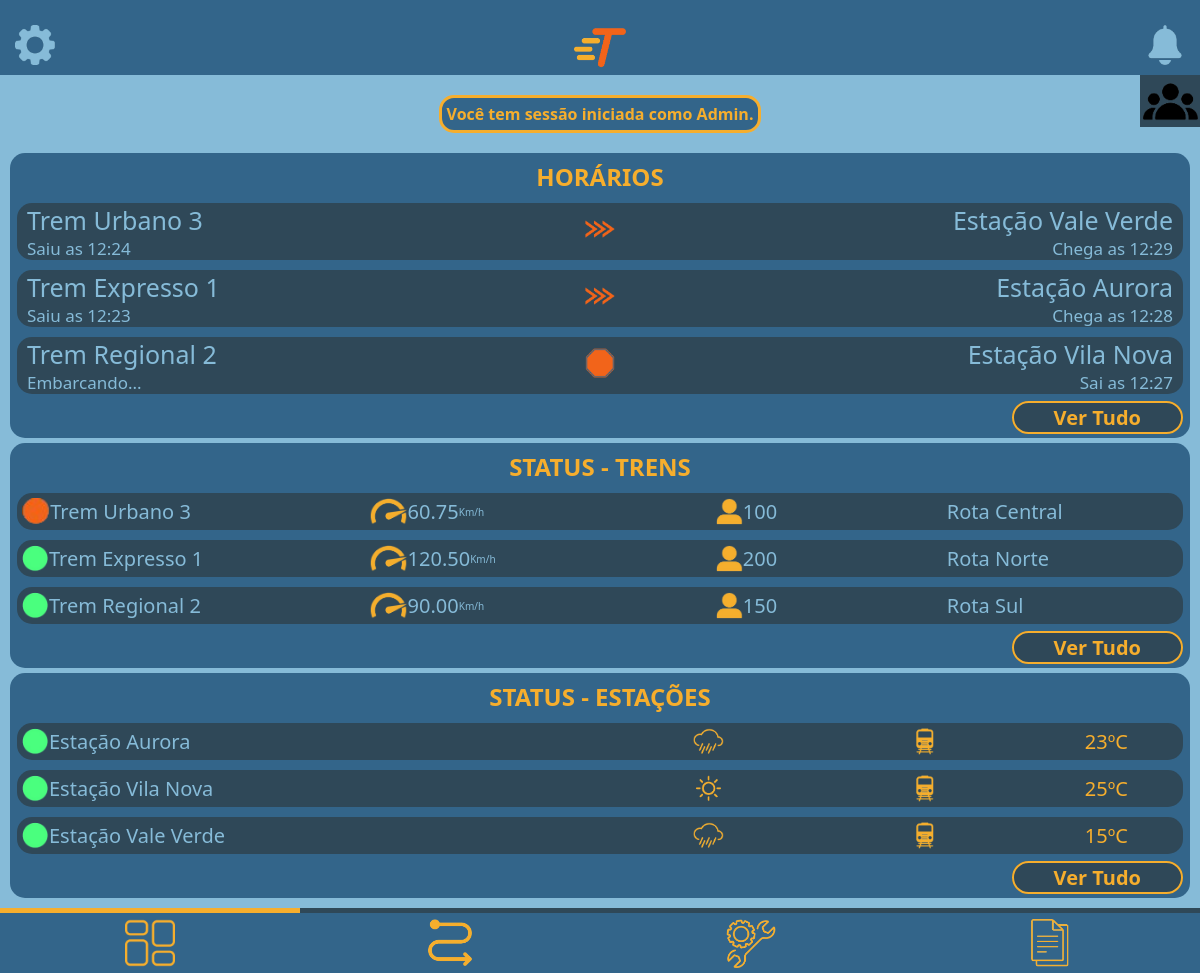
Screenshot of /private/user/dashboard/dashboard.php (signed in) with the database file from the repository.
### tables this page shows
CREATE TABLE usuarios(
	id INT AUTO_INCREMENT NOT NULL PRIMARY KEY,
    cargo ENUM('Administrador', 'Mecânico', 'Faxineiro', 'Supervisor', 'Operário', 'Piloto') NOT NULL,
    salario DECIMAL(10, 2) NOT NULL,
    genero ENUM('Feminino', 'Masculino', 'Prefiro não dizer', 'Outro') NOT NULL,
    dataNascimento DATE NOT NULL,
    senha VARCHAR(255) NOT NULL,
    email VARCHAR(255) NOT NULL,
    nome VARCHAR(120) NOT NULL,
    cpf VARCHAR(11) UNIQUE NOT NULL,
    tipo ENUM('admin', 'funcionario') NOT NULL,
    temTFA boolean,
    cep VARCHAR(8) NOT NULL,
    rua VARCHAR(255),
    cidade VARCHAR(255),
    estado VARCHAR(255),
    numero INT,
    imagemPerfil VARCHAR(120) NULL
);

CREATE TABLE estacoes(
	id INT AUTO_INCREMENT NOT NULL PRIMARY KEY,
    nomeEstacao ENUM('Estação Aurora', 'Estação Vila Nova', 'Estação Vale Verde', 'Estação São Pedro') NOT NULL,
    temperatura DECIMAL NOT NULL,
    estaChovendo BOOLEAN NOT NULL
);

### private/user/dashboard/dashboard.php (the view, shortened to what this page needs)
<?php
include '../../conexao/conexao.php';
$id = $_SESSION['user_id'];
$sqlUsers = "SELECT nome FROM usuarios WHERE id=$id LIMIT 3";
$resultUsers = $conn->query($sqlUsers);
$user = $resultUsers->fetch_assoc();
$sqlTrens = 'SELECT trens.nome AS nomeTrem, rotas.nome AS nomeRota, ativo, quantidadePassageiros, velocidade, idRota, horaSaida, parado, idEstacao FROM trens INNER JOIN rotas ON rotas.id = idRota LIMIT 3';
$resultTrens = $conn->query($sqlTrens);
$resultTrens2 = $conn->query($sqlTrens);
$sqlEstacoes = 'SELECT id, nomeEstacao, temperatura, estaChovendo FROM estacoes LIMIT 3';
$resultEstacoes = $conn->query($sqlEstacoes);
?>
<!DOCTYPE html>
<html lang="pt-BR">
<head>
    <link rel="stylesheet" href="../../../style/style.css">
</head>
<body>
    <header class="headerPrincipal">
    <a href="../../../private/<?php if($_SESSION['tipo'] == 'admin'){echo 'admin/config/configAdmin.php';} else {echo 'user/config/configFuncionario.php';}?>"><img src="../../../assets/icons/header/engrenagemIcone.png" alt="Configurações"></a>
    <img src="../../../assets/logos/logoPequena.png" alt="Logo">
    <a href="../alertas.php"><img src="../../../assets/icons/header/sinoIcone.png" alt="Notificações"></a>
</header>
    <a href="usuarios.php"><div class='quadradoUsuarios'>
        <img id="iconeUsuarios" src="../../../assets/icons/dashboard/botaoVisualizarUsuarios.png" alt="Botão para visualizar usuários">
    </div>
    </a>
     <h4 class="flexCentro" style="background-color: #33658a; width:fit-content; text-align:center; margin:20px auto; padding: 5px; border: solid 3px #f6ae2d; border-radius: 15px; color:#f6ae2d;">Você tem sessão iniciada como <?=$user['nome']?>.</h4>
     <section class="secaoInfo">
        <h2>HORÁRIOS</h2>
        <?php
            while ($row = $resultTrens2->fetch_assoc()) {
                $idEstacao = $row['idEstacao'];
                $queryEstacao = "SELECT nomeEstacao FROM estacoes WHERE id = $idEstacao";
                $est = ($conn->query($queryEstacao))->fetch_assoc();
                $horaSaida = substr($row['horaSaida'], 0, -3);
                $timestamp = strtotime(date($row['horaSaida']));
                $novo_timestamp = strtotime('+5 minutes', $timestamp);
                $chegadaEstimada = date('H:i', $novo_timestamp);
                echo "<div class='dadoInfo dashboard'>
                <div class='dadoInfoLeft'>
                    <p class='textoPrincipalDado'>{$row['nomeTrem']}</p>";
                    if($row['parado']){
                        echo "<p class='textoSecundarioDado'>Embarcando...</p>";
                    }else{
                        echo "<p class='textoSecundarioDado'>Saiu as {$horaSaida}</p>";
                    }
                    echo "
                </div>
                <div class='dadoInfoCenter'>";
                    if($row['parado']){
                        echo "<img src='../../../assets/icons/dashboard/paradoIcone.png' alt='iconeParado'>";
                    }else{
                        echo "<img src='../../../assets/icons/dashboard/trafegandoIcone.png' alt='iconeTrafegando'>";
                    }
                    echo "
                </div>
                <div class='dadoInfoRight'>
                    <p class='textoPrincipalDado'>{$est['nomeEstacao']}</p>";
                    if($row['parado']){
                        echo "<p class='textoSecundarioDado'>Sai as {$horaSaida}</p>";
                    }else{
                        echo "<p class='textoSecundarioDado'>Chega as $chegadaEstimada</p>";
                    }
                    echo "
                </div>
            </div>";
            }
            ?>
        <div class="textoDireita">
            <a href="horarios.php" class="botaoAmarelo">Ver Tudo</a>
        </div>
    </section>
    <section class="secaoInfo">
        <h2>STATUS - TRENS</h2>
        <?php
            while ($row = $resultTrens->fetch_assoc()) {
                echo "<div class='dadoStatusTrens'>
                <div class='tremStatus1'>";
                if($row['ativo']){
                    echo "<img src='../../../assets/icons/dashboard/circuloVerdeIcone.png' alt='simboloStatusVerde'>";
                }else{
                    echo "<img src='../../../assets/icons/dashboard/circuloLaranjaIcone.png' alt='simboloStatusVermelho'>";
                }
                echo "
                <p>{$row['nomeTrem']}</p>
                </div>
                <div class='tremStatus2'>
                    <img src='../../../assets/icons/dashboard/velocidadeIcone.png' alt='simboloVelocidade'>
                    <p>{$row['velocidade']}</p>
                    <p class='textSize-10'>Km/h</p>
                </div>
                <div class='tremStatus3'>
                    <img src='../../../assets/icons/dashboard/pessoaIcone.png' alt='simboloPessoa'>
                    <p>{$row['quantidadePassageiros']}</p>
                </div>
                <div class='tremStatus4'>
                    <p>{$row['nomeRota']}</p>
                </div>
            </div>";
            }
            ?>
        <div class="textoDireita">
            <a href="statusTrens.php" class="botaoAmarelo">Ver Tudo</a>
        </div>
    </section>
    <section  class="secaoInfo">
        <h2>STATUS - ESTAÇÕES</h2>
        <?php
            while ($row = $resultEstacoes->fetch_assoc()) {
                $id = $row['id'];
                $queryTrem = "SELECT idEstacao FROM trens WHERE idEstacao = $id";
                $existeTrem = ($conn->query($queryTrem))->fetch_assoc();
                echo "
                <div class='dadoStatusEstacoes'>
                <div>
                    <img src='../../../assets/icons/dashboard/circuloVerdeIcone.png' alt='simboloStatusVerde'>
                    <p>{$row['nomeEstacao']}</p>
                </div>
                <div>";
                if($row['estaChovendo']){
                    echo "<div class='iconeETempStatusEstacoes'><img src='../../../assets/icons/dashboard/chuvaIcone.png' alt='Ícone de chuva'></div>";
                }else{
                    echo "<div class='iconeETempStatusEstacoes'><img src='../../../assets/icons/dashboard/solIcone.png' alt='Ícone de sol'></div>";
                }
                if($existeTrem){
                    echo "<div class='iconeETempStatusEstacoes'><img src='../../../assets/icons/dashboard/comTremIcone.png' alt='Ícone de trem'></div>";
                }else{
                    echo "<div class='iconeETempStatusEstacoes'><img src='../../../assets/icons/dashboard/semTremIcone.png' alt='Ícone de sem trem'></div>";
                }
                    echo "
                    <p class='iconeETempStatusEstacoes'>{$row['temperatura']}ºC</p>
                </div>
            </div>
                ";
            }
            ?>
        <div class="textoDireita">
            <a href="statusEstacoes.php" class="botaoAmarelo">Ver Tudo</a>
        </div>
    </section>
    <div class="espacoFooterPrincipal"></div>
    <footer class="footerPrincipal">
        <div class="barraLinhaSelecao">
            <div class="linhaAmarela linhaPos1"></div>
        </div>
        <div class="navbar">
            <a href="dashboard.php"><img src="../../../assets/icons/footer/dashboardIcone.png" alt="Dashboard"></a>
            <a href="../gerenciadorDeRotas/gerenciarRotas.php"><img src="../../../assets/icons/footer/rotasIcone.png" alt="Rotas"></a>
            <a href="../manutencao/manutencao.php"><img src="../../../assets/icons/footer/manutencaoIcone.png" alt="Manutenção"></a>
            <a href="../relatorios/relatorios.php"><img src="../../../assets/icons/footer/relatoriosIcone.png" alt="Relatórios"></a>
        </div>
    </footer>
</body>
</html>

### style/style.css (style rules this page uses)
:root { --corAzulNormal: #33658a; --corAzulEscuro: #2f4858; --corAmarelo: #f6ae2d; --corAzulClaro: #86bbd8; --fonte-Segoe: 'Segoe UI', Tahoma, Geneva, Verdana, sans-serif; --fonte-OpenSans: OpenSans, Arial, Helvetica, sans-serif; --corLaranja: #f26419; }
.flexCentro { display: flex; justify-content: center; align-items: center; }
.textoDireita { text-align: right; }
.textSize-10 { font-size: 10px; }
body { background-color: var(--corAzulClaro); margin: 0; min-height: 100vh; font-family: var(--fonte-Segoe); }
.headerPrincipal { background-color: var(--corAzulNormal); display: flex; justify-content: space-between; align-items: center; position: relative; padding: 25px 15px 5px 15px; }
.headerPrincipal img { height: 40px; }
.espacoFooterPrincipal { height: 70px; }
.footerPrincipal { position: fixed; width: 100%; bottom: 0; }
.footerPrincipal .navbar { background-color: var(--corAzulNormal); justify-content: center; display: flex; }
.navbar img { margin: 5px 17px; height: 50px; }
.navbar a { width: 25%; display: flex; justify-content: center; }
.barraLinhaSelecao { background-color: var(--corAzulEscuro); }
.linhaAmarela { background-color: var(--corAmarelo); padding-top: 5px; }
.linhaPos1 { margin-right: 75%; }
.secaoInfo { background-color: var(--corAzulNormal); border-radius: 15px; margin: 5px 10px; padding: 7px; text-align: center; }
.secaoInfo h2 { color: var(--corAmarelo); margin: 0 0 10px 0; }
.dadoInfo { background-color: var(--corAzulEscuro); color: var(--corAzulClaro); display: flex; align-items: center; border-radius: 15px; margin-bottom: 10px; }
.dashboard img { width: 30px; }
.textoSecundarioDado { font-size: 17px; margin: 0; }
.textoPrincipalDado { font-size: 25px; margin: 0; }
.dadoInfoLeft { text-align: left; margin-left: 10px; width: 45%; }
.dadoInfoCenter { width: 10%; }
.dadoInfoRight { text-align: right; margin-right: 10px; width: 45%; }
.botaoAmarelo { text-decoration: none; color: var(--corAmarelo); font-weight: bold; background-color: var(--corAzulEscuro); font-size: 20px; padding: 1px 40px; border: solid 2px var(--corAmarelo); border-radius: 20px; cursor: pointer; }
.dadoStatusTrens { display: flex; background-color: var(--corAzulEscuro); color: var(--corAzulClaro); align-items: center; font-size: 20px; font-weight: 500; padding: 5px; border-radius: 15px; margin-bottom: 10px; }
.dadoStatusTrens img, .dadoStatusEstacoes img { height: 27px; }
.dadoStatusTrens p, .dadoStatusEstacoes p { margin: 0; }
.dadoStatusTrens div { display: flex; align-items: center; }
.tremStatus1, .tremStatus2 { width: 30%; }
.tremStatus3, .tremStatus4 { width: 20%; }
.dadoStatusEstacoes { display: flex; background-color: #2f4858; color: #86bbd8; align-items: center; font-size: 20px; font-weight: 500; padding: 5px; border-radius: 15px; margin-bottom: 10px; }
.dadoStatusEstacoes div { display: flex; align-items: center; width: 50%; }
.iconeETempStatusEstacoes { display: flex; justify-content: center; text-align: center; width: 33%; color: #f6ae2d; }
.quadradoUsuarios { display: flex; background-color: var(--corAzulEscuro); align-items: center; justify-content: center; position: absolute; top: 5; right: 0; width: 60px; height: 52px; }
#iconeUsuarios { width: 55px; }

### rows the page displays
usuarios: nome "Admin"
estacoes: nomeEstacao "Estação Vale Verde", estaChovendo 1 (drawn), temperatura "15"
estacoes: nomeEstacao "Estação Aurora", estaChovendo 1 (drawn), temperatura "23"
estacoes: nomeEstacao "Estação Vila Nova", estaChovendo 0 (drawn), temperatura "25"

### other values shown
$row['nomeTrem'] "Trem Urbano 3"
$horaSaida "12:24"
$chegadaEstimada "12:29"
$row['nomeTrem'] "Trem Expresso 1"
$horaSaida "12:23"
$chegadaEstimada "12:28"
$row['nomeTrem'] "Trem Regional 2"
$horaSaida "12:27"
$row['velocidade'] "60.75"
$row['quantidadePassageiros'] "100"
$row['nomeRota'] "Rota Central"
$row['velocidade'] "120.50"
$row['quantidadePassageiros'] "200"
$row['nomeRota'] "Rota Norte"
$row['velocidade'] "90.00"
